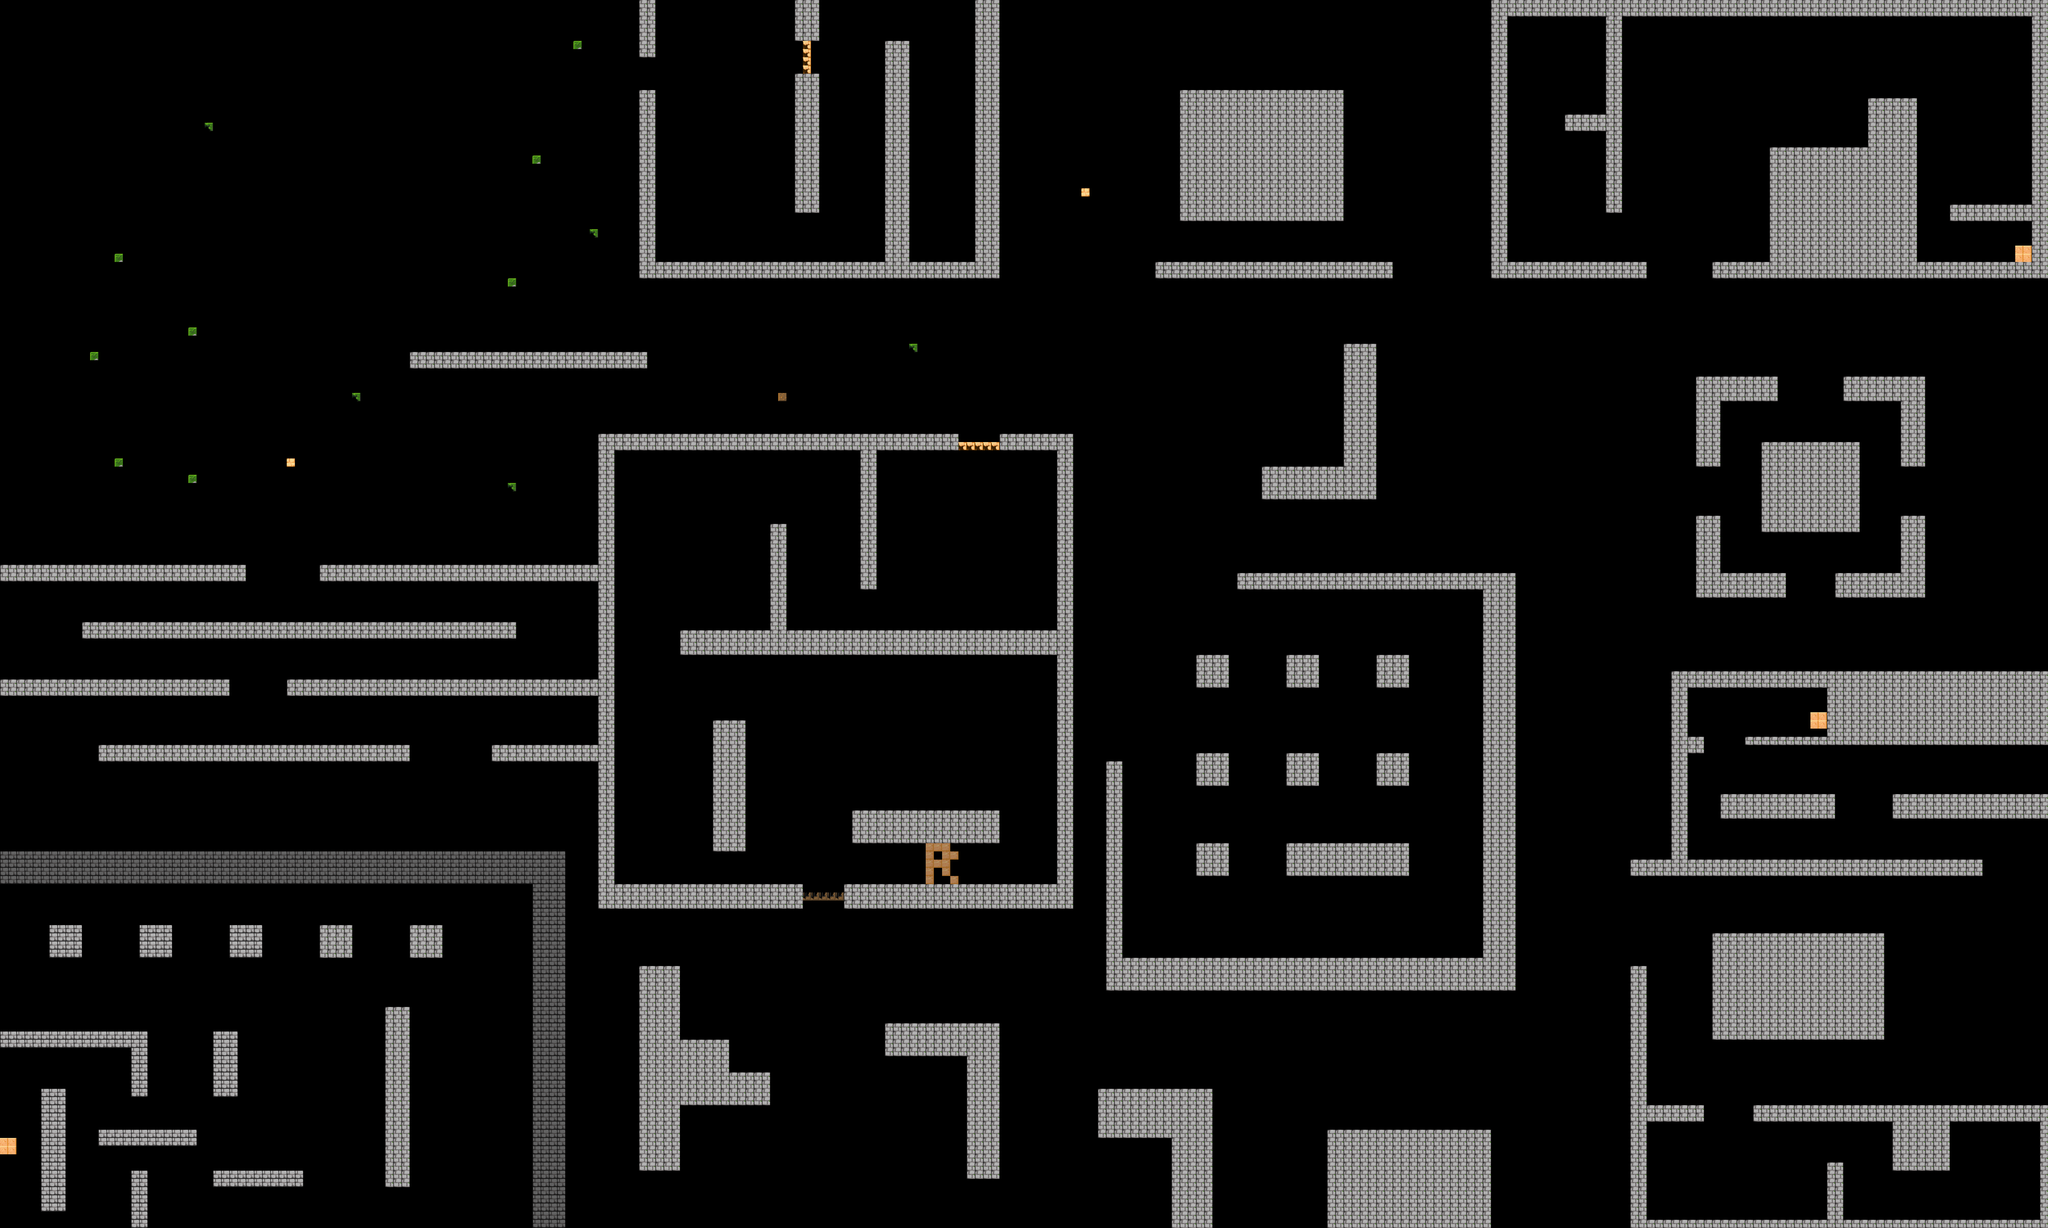

Tiled map render using the project's own tile images. Description and the map definition, with tile-layer contents summarised, below:
An orthogonal 250x150 tile map with 32x32 px tiles, 1 tile layer (Capa de Patrones 1) and 55 objects (31x 2, 24x 1).

<map version="1.0" orientation="orthogonal" renderorder="right-down" width="250" height="150" tilewidth="32" tileheight="32" nextobjectid="112">
 <tileset firstgid="1" name="master-tileset" tilewidth="32" tileheight="32" tilecount="200" columns="20">
  <image source="master-tileset.png" width="640" height="320" />
 </tileset>
 <layer name="Capa de Patrones 1" width="250" height="150">
  <data>[37500 cells, 6548 non-empty, 11 distinct tile ids]</data>
 </layer>
 <objectgroup name="muros" visible="0">
  <object id="37" type="1" x="6368" y="4800">
   <polyline points="0,0 0,-1024 64,-1024 64,-480 288,-480 288,-416 64,-416 64,-32 768,-32 768,-256 832,-256 832,-32 1600,-32 1600,-416 1248,-416 1248,-224 1024,-224 1024,-416 480,-416 480,-480 1632,-480" />
  </object>
  <object id="38" type="1" x="6688" y="3648">
   <polyline points="0,0 672,0 672,416 0,416 0,0" />
  </object>
  <object id="39" type="1" x="8000" y="2912">
   <polyline points="0,0 -1184,0 -1184,-32 -864,-32 -864,-224 -1408,-224 -1408,-32 -1344,-32 -1344,32 -1408,32 -1408,448 -256,448 -256,512 -1632,512 -1632,448 -1472,448 -1472,-288 0,-288" />
  </object>
  <object id="40" type="1" x="6720" y="3104">
   <polyline points="0,0 448,0 448,96 0,96 0,0" />
  </object>
  <object id="41" type="1" x="8000" y="3104">
   <polyline points="0,0 -608,0 -608,96 0,96" />
  </object>
  <object id="42" type="1" x="6624" y="2016">
   <polyline points="0,0 96,0 96,224 352,224 352,320 0,320 0,0" />
  </object>
  <object id="43" type="1" x="7424" y="2016">
   <polyline points="0,0 96,0 96,320 -256,320 -256,224 0,224 0,0" />
  </object>
  <object id="44" type="1" x="7200" y="1472">
   <polyline points="0,0 320,0 320,352 224,352 224,96 0,96 0,0" />
  </object>
  <object id="45" type="1" x="6624" y="1472">
   <polyline points="0,0 320,0 320,96 96,96 96,352 0,352 0,0" />
  </object>
  <object id="46" type="1" x="6880" y="1728">
   <polyline points="0,0 384,0 384,352 0,352 0,0" />
  </object>
  <object id="47" type="1" x="8000" y="1088">
   <polyline points="0,0 -1312,0 -1312,-64 -1088,-64 -1088,-512 -704,-512 -704,-704 -512,-704 -512,-64 -64,-64 -64,-224 -384,-224 -384,-288 -64,-288 -64,-1024 -1664,-1024 -1664,-256 -1728,-256 -1728,-576 -1888,-576 -1888,-640 -1728,-640 -1728,-1024 -2112,-1024 -2112,-64 -1568,-64 -1568,0 -2176,0 -2176,-1088" />
  </object>
  <object id="48" type="1" x="4608" y="352">
   <polyline points="0,0 640,0 640,512 0,512 0,0" />
  </object>
  <object id="49" type="1" x="4512" y="1024">
   <polyline points="0,0 928,0 928,64 0,64 0,0" />
  </object>
  <object id="50" type="1" x="5248" y="1344">
   <polyline points="0,0 128,0 128,608 -320,608 -320,480 0,480 0,0" />
  </object>
  <object id="53" type="1" x="4832" y="2240">
   <polyline points="0,0 1088,0 1088,1632 -512,1632 -512,736 -448,736 -448,1504 960,1504 960,64 0,64 0,0" />
  </object>
  <object id="54" type="2" x="4672" y="2560" width="128" height="128" />
  <object id="56" type="2" x="5024" y="2560" width="128" height="128" />
  <object id="58" type="2" x="5376" y="2560" width="128" height="128" />
  <object id="59" type="2" x="4672" y="2944" width="128" height="128" />
  <object id="61" type="2" x="5024" y="2944" width="128" height="128" />
  <object id="62" type="2" x="5376" y="2944" width="128" height="128" />
  <object id="63" type="2" x="4672" y="3296" width="128" height="128" />
  <object id="65" type="2" x="5024" y="3296" width="480" height="128" />
  <object id="66" type="2" x="5184" y="4416" width="640" height="384" />
  <object id="67" type="1" x="4288" y="4256">
   <polyline points="0,0 448,0 448,544 288,544 288,192 0,192 0,0" />
  </object>
  <object id="68" type="1" x="3456" y="4000">
   <polyline points="0,0 0,128 320,128 320,608 448,608 448,0 0,0" />
  </object>
  <object id="69" type="1" x="3296" y="3456">
   <polyline points="0,0 0,96 896,96 896,-1760 608,-1760 608,-1696 832,-1696 832,-992 -224,-992 -224,-1408 -288,-1408 -288,-992 -640,-992 -640,-896 832,-896 832,0 0,0" />
  </object>
  <object id="71" type="1" x="3744" y="1760">
   <polyline points="0,0 -320,0 -320,544 -384,544 -384,0 -1344,0 -1344,1696 -608,1696 -608,1792 -1408,1792 -1408,-64 0,-64 0,0" />
  </object>
  <object id="72" type="2" x="2784" y="2816" width="128" height="512" />
  <object id="73" type="2" x="3328" y="3168" width="576" height="128" />
  <object id="74" type="2" x="1920" y="2912" width="416" height="64" />
  <object id="75" type="2" x="384" y="2912" width="1216" height="64" />
  <object id="76" type="2" x="1120" y="2656" width="1216" height="64" />
  <object id="77" type="2" x="0" y="2656" width="896" height="64" />
  <object id="78" type="2" x="320" y="2432" width="1696" height="64" />
  <object id="79" type="2" x="0" y="2208" width="960" height="64" />
  <object id="82" type="2" x="1248" y="2208" width="1088" height="64" />
  <object id="83" type="2" x="1600" y="1376" width="928" height="64" />
  <object id="84" type="1" x="3904" y="0">
   <polyline points="0,0 0,1088 -1408,1088 -1408,352 -1344,352 -1344,1024 -448,1024 -448,160 -352,160 -352,1024 -96,1024 -96,0" />
  </object>
  <object id="85" type="1" x="3104" y="0">
   <polyline points="0,0 0,160 96,160 96,0" />
  </object>
  <object id="91" type="2" x="3104" y="288" width="96" height="544" />
  <object id="92" type="2" x="2496" y="0" width="64" height="224" />
  <object id="93" type="2" x="192" y="3616" width="128" height="128" />
  <object id="95" type="2" x="544" y="3616" width="128" height="128" />
  <object id="96" type="2" x="896" y="3616" width="128" height="128" />
  <object id="97" type="2" x="1248" y="3616" width="128" height="128" />
  <object id="98" type="2" x="1600" y="3616" width="128" height="128" />
  <object id="101" type="2" x="1504" y="3936" width="96" height="704" />
  <object id="104" type="2" x="832" y="4032" width="96" height="256" />
  <object id="105" type="2" x="384" y="4416" width="384" height="64" />
  <object id="106" type="2" x="832" y="4576" width="352" height="64" />
  <object id="107" type="2" x="160" y="4256" width="96" height="480" />
  <object id="108" type="1" x="512" y="4800">
   <polyline points="0,0 0,-224 64,-224 64,0" />
  </object>
  <object id="109" type="1" x="0" y="4032">
   <polyline points="0,0 576,0 576,256 512,256 512,64 0,64" />
  </object>
  <object id="110" type="1" x="2496" y="3776">
   <polyline points="0,0 0,800 160,800 160,544 512,544 512,416 352,416 352,288 160,288 160,0 0,0" />
  </object>
 </objectgroup>
</map>
